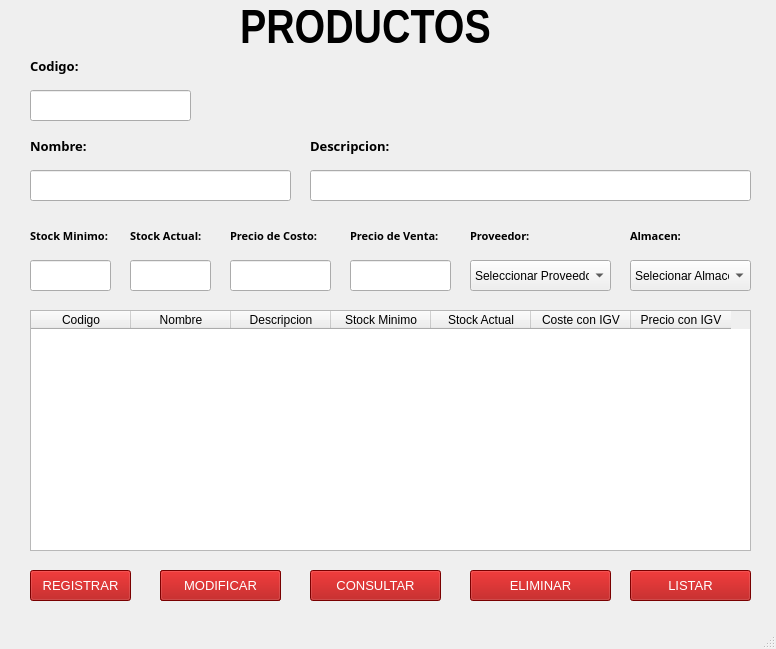
<?xml version="1.0" encoding="UTF-8"?>
<ui version="4.0">
 <class>MainWindow</class>
 <widget class="QMainWindow" name="MainWindow">
  <property name="geometry">
   <rect>
    <x>0</x>
    <y>0</y>
    <width>776</width>
    <height>649</height>
   </rect>
  </property>
  <property name="windowTitle">
   <string>MainWindow</string>
  </property>
  <widget class="QWidget" name="centralwidget">
   <widget class="QLabel" name="label">
    <property name="geometry">
     <rect>
      <x>240</x>
      <y>10</y>
      <width>261</width>
      <height>41</height>
     </rect>
    </property>
    <property name="font">
     <font>
      <family>Arial Narrow</family>
      <pointsize>36</pointsize>
      <weight>75</weight>
      <bold>true</bold>
     </font>
    </property>
    <property name="text">
     <string>PRODUCTOS</string>
    </property>
   </widget>
   <widget class="QLabel" name="label_2">
    <property name="geometry">
     <rect>
      <x>30</x>
      <y>130</y>
      <width>91</width>
      <height>31</height>
     </rect>
    </property>
    <property name="font">
     <font>
      <family>Arial Black</family>
      <pointsize>10</pointsize>
      <weight>75</weight>
      <bold>true</bold>
     </font>
    </property>
    <property name="text">
     <string>Nombre:</string>
    </property>
   </widget>
   <widget class="QLabel" name="label_3">
    <property name="geometry">
     <rect>
      <x>310</x>
      <y>130</y>
      <width>91</width>
      <height>31</height>
     </rect>
    </property>
    <property name="font">
     <font>
      <family>Arial Black</family>
      <pointsize>10</pointsize>
      <weight>75</weight>
      <bold>true</bold>
     </font>
    </property>
    <property name="text">
     <string>Descripcion:</string>
    </property>
   </widget>
   <widget class="QLabel" name="label_4">
    <property name="geometry">
     <rect>
      <x>30</x>
      <y>220</y>
      <width>111</width>
      <height>31</height>
     </rect>
    </property>
    <property name="font">
     <font>
      <family>Arial Black</family>
      <pointsize>8</pointsize>
      <weight>75</weight>
      <bold>true</bold>
     </font>
    </property>
    <property name="text">
     <string>Stock Minimo:</string>
    </property>
   </widget>
   <widget class="QLabel" name="label_5">
    <property name="geometry">
     <rect>
      <x>30</x>
      <y>50</y>
      <width>91</width>
      <height>31</height>
     </rect>
    </property>
    <property name="font">
     <font>
      <family>Arial Black</family>
      <pointsize>10</pointsize>
      <weight>75</weight>
      <bold>true</bold>
     </font>
    </property>
    <property name="text">
     <string>Codigo:</string>
    </property>
   </widget>
   <widget class="QLabel" name="label_6">
    <property name="geometry">
     <rect>
      <x>130</x>
      <y>220</y>
      <width>121</width>
      <height>31</height>
     </rect>
    </property>
    <property name="font">
     <font>
      <family>Arial Black</family>
      <pointsize>8</pointsize>
      <weight>75</weight>
      <bold>true</bold>
     </font>
    </property>
    <property name="text">
     <string>Stock Actual:</string>
    </property>
   </widget>
   <widget class="QLabel" name="label_7">
    <property name="geometry">
     <rect>
      <x>230</x>
      <y>220</y>
      <width>131</width>
      <height>31</height>
     </rect>
    </property>
    <property name="font">
     <font>
      <family>Arial Black</family>
      <pointsize>8</pointsize>
      <weight>75</weight>
      <bold>true</bold>
     </font>
    </property>
    <property name="text">
     <string>Precio de Costo:</string>
    </property>
   </widget>
   <widget class="QLabel" name="label_8">
    <property name="geometry">
     <rect>
      <x>630</x>
      <y>220</y>
      <width>91</width>
      <height>31</height>
     </rect>
    </property>
    <property name="font">
     <font>
      <family>Arial Black</family>
      <pointsize>8</pointsize>
      <weight>75</weight>
      <bold>true</bold>
     </font>
    </property>
    <property name="text">
     <string>Almacen:</string>
    </property>
   </widget>
   <widget class="QLabel" name="label_9">
    <property name="geometry">
     <rect>
      <x>470</x>
      <y>220</y>
      <width>91</width>
      <height>31</height>
     </rect>
    </property>
    <property name="font">
     <font>
      <family>Arial Black</family>
      <pointsize>8</pointsize>
      <weight>75</weight>
      <bold>true</bold>
     </font>
    </property>
    <property name="text">
     <string>Proveedor:</string>
    </property>
   </widget>
   <widget class="QLineEdit" name="txtCodigo">
    <property name="geometry">
     <rect>
      <x>30</x>
      <y>90</y>
      <width>161</width>
      <height>31</height>
     </rect>
    </property>
    <property name="font">
     <font>
      <pointsize>10</pointsize>
     </font>
    </property>
   </widget>
   <widget class="QLineEdit" name="txtNombre">
    <property name="geometry">
     <rect>
      <x>30</x>
      <y>170</y>
      <width>261</width>
      <height>31</height>
     </rect>
    </property>
    <property name="font">
     <font>
      <pointsize>10</pointsize>
     </font>
    </property>
   </widget>
   <widget class="QLineEdit" name="txtDescripcion">
    <property name="geometry">
     <rect>
      <x>310</x>
      <y>170</y>
      <width>441</width>
      <height>31</height>
     </rect>
    </property>
    <property name="font">
     <font>
      <pointsize>10</pointsize>
     </font>
    </property>
   </widget>
   <widget class="QLabel" name="label_11">
    <property name="geometry">
     <rect>
      <x>350</x>
      <y>220</y>
      <width>131</width>
      <height>31</height>
     </rect>
    </property>
    <property name="font">
     <font>
      <family>Arial Black</family>
      <pointsize>8</pointsize>
      <weight>75</weight>
      <bold>true</bold>
     </font>
    </property>
    <property name="text">
     <string>Precio de Venta:</string>
    </property>
   </widget>
   <widget class="QComboBox" name="cboProveedor">
    <property name="geometry">
     <rect>
      <x>470</x>
      <y>260</y>
      <width>141</width>
      <height>31</height>
     </rect>
    </property>
    <item>
     <property name="text">
      <string>Seleccionar Proveedor</string>
     </property>
    </item>
    <item>
     <property name="text">
      <string>Proveedor1</string>
     </property>
    </item>
    <item>
     <property name="text">
      <string>Proveedor2</string>
     </property>
    </item>
   </widget>
   <widget class="QComboBox" name="cboAlmacen">
    <property name="geometry">
     <rect>
      <x>630</x>
      <y>260</y>
      <width>121</width>
      <height>31</height>
     </rect>
    </property>
    <item>
     <property name="text">
      <string>Selecionar Almacen</string>
     </property>
    </item>
    <item>
     <property name="text">
      <string>Almacen1</string>
     </property>
    </item>
    <item>
     <property name="text">
      <string>Almacen2</string>
     </property>
    </item>
   </widget>
   <widget class="QLineEdit" name="txtStockMinimo">
    <property name="geometry">
     <rect>
      <x>30</x>
      <y>260</y>
      <width>81</width>
      <height>31</height>
     </rect>
    </property>
    <property name="font">
     <font>
      <pointsize>10</pointsize>
     </font>
    </property>
   </widget>
   <widget class="QLineEdit" name="txtStockActual">
    <property name="geometry">
     <rect>
      <x>130</x>
      <y>260</y>
      <width>81</width>
      <height>31</height>
     </rect>
    </property>
    <property name="font">
     <font>
      <pointsize>10</pointsize>
     </font>
    </property>
   </widget>
   <widget class="QLineEdit" name="txtPrecioCosto">
    <property name="geometry">
     <rect>
      <x>230</x>
      <y>260</y>
      <width>101</width>
      <height>31</height>
     </rect>
    </property>
    <property name="font">
     <font>
      <pointsize>10</pointsize>
     </font>
    </property>
   </widget>
   <widget class="QLineEdit" name="txtPrecioVenta">
    <property name="geometry">
     <rect>
      <x>350</x>
      <y>260</y>
      <width>101</width>
      <height>31</height>
     </rect>
    </property>
    <property name="font">
     <font>
      <pointsize>10</pointsize>
     </font>
    </property>
   </widget>
   <widget class="QTableWidget" name="tblProductos">
    <property name="geometry">
     <rect>
      <x>30</x>
      <y>310</y>
      <width>721</width>
      <height>241</height>
     </rect>
    </property>
    <column>
     <property name="text">
      <string>Codigo</string>
     </property>
    </column>
    <column>
     <property name="text">
      <string>Nombre</string>
     </property>
    </column>
    <column>
     <property name="text">
      <string>Descripcion</string>
     </property>
    </column>
    <column>
     <property name="text">
      <string>Stock Minimo</string>
     </property>
    </column>
    <column>
     <property name="text">
      <string>Stock Actual</string>
     </property>
    </column>
    <column>
     <property name="text">
      <string>Coste con IGV</string>
     </property>
    </column>
    <column>
     <property name="text">
      <string>Precio con IGV</string>
     </property>
    </column>
   </widget>
   <widget class="QPushButton" name="btnRegistrar">
    <property name="geometry">
     <rect>
      <x>30</x>
      <y>570</y>
      <width>101</width>
      <height>31</height>
     </rect>
    </property>
    <property name="font">
     <font>
      <pointsize>10</pointsize>
      <weight>50</weight>
      <bold>false</bold>
     </font>
    </property>
    <property name="styleSheet">
     <string notr="true">background-color: rgb(170, 0, 0);
color: rgb(255, 255, 255);</string>
    </property>
    <property name="text">
     <string>REGISTRAR</string>
    </property>
   </widget>
   <widget class="QPushButton" name="btnModificar">
    <property name="geometry">
     <rect>
      <x>160</x>
      <y>570</y>
      <width>121</width>
      <height>31</height>
     </rect>
    </property>
    <property name="font">
     <font>
      <pointsize>10</pointsize>
      <weight>50</weight>
      <bold>false</bold>
     </font>
    </property>
    <property name="styleSheet">
     <string notr="true">background-color: rgb(170, 0, 0);
color: rgb(255, 255, 255);</string>
    </property>
    <property name="text">
     <string>MODIFICAR</string>
    </property>
   </widget>
   <widget class="QPushButton" name="btnConsultar">
    <property name="geometry">
     <rect>
      <x>310</x>
      <y>570</y>
      <width>131</width>
      <height>31</height>
     </rect>
    </property>
    <property name="font">
     <font>
      <pointsize>10</pointsize>
      <weight>50</weight>
      <bold>false</bold>
     </font>
    </property>
    <property name="styleSheet">
     <string notr="true">background-color: rgb(170, 0, 0);
color: rgb(255, 255, 255);</string>
    </property>
    <property name="text">
     <string>CONSULTAR</string>
    </property>
   </widget>
   <widget class="QPushButton" name="btnEliminar">
    <property name="geometry">
     <rect>
      <x>470</x>
      <y>570</y>
      <width>141</width>
      <height>31</height>
     </rect>
    </property>
    <property name="font">
     <font>
      <pointsize>10</pointsize>
      <weight>50</weight>
      <bold>false</bold>
     </font>
    </property>
    <property name="styleSheet">
     <string notr="true">background-color: rgb(170, 0, 0);
color: rgb(255, 255, 255);</string>
    </property>
    <property name="text">
     <string>ELIMINAR</string>
    </property>
   </widget>
   <widget class="QPushButton" name="btnListar">
    <property name="geometry">
     <rect>
      <x>630</x>
      <y>570</y>
      <width>121</width>
      <height>31</height>
     </rect>
    </property>
    <property name="font">
     <font>
      <pointsize>10</pointsize>
      <weight>50</weight>
      <bold>false</bold>
     </font>
    </property>
    <property name="styleSheet">
     <string notr="true">background-color: rgb(170, 0, 0);
color: rgb(255, 255, 255);</string>
    </property>
    <property name="text">
     <string>LISTAR</string>
    </property>
   </widget>
   <widget class="QLabel" name="label_10">
    <property name="geometry">
     <rect>
      <x>560</x>
      <y>30</y>
      <width>161</width>
      <height>121</height>
     </rect>
    </property>
    <property name="text">
     <string/>
    </property>
    <property name="pixmap">
     <pixmap>logo/images.png</pixmap>
    </property>
    <property name="scaledContents">
     <bool>true</bool>
    </property>
   </widget>
   <widget class="QPushButton" name="btnGrabar">
    <property name="geometry">
     <rect>
      <x>160</x>
      <y>570</y>
      <width>121</width>
      <height>31</height>
     </rect>
    </property>
    <property name="font">
     <font>
      <pointsize>10</pointsize>
      <weight>50</weight>
      <bold>false</bold>
     </font>
    </property>
    <property name="styleSheet">
     <string notr="true">background-color: rgb(170, 0, 0);
color: rgb(255, 255, 255);</string>
    </property>
    <property name="text">
     <string>GRABAR</string>
    </property>
   </widget>
   <zorder>btnGrabar</zorder>
   <zorder>label</zorder>
   <zorder>label_2</zorder>
   <zorder>label_3</zorder>
   <zorder>label_4</zorder>
   <zorder>label_5</zorder>
   <zorder>label_6</zorder>
   <zorder>label_7</zorder>
   <zorder>label_8</zorder>
   <zorder>label_9</zorder>
   <zorder>txtCodigo</zorder>
   <zorder>txtNombre</zorder>
   <zorder>txtDescripcion</zorder>
   <zorder>label_11</zorder>
   <zorder>cboProveedor</zorder>
   <zorder>cboAlmacen</zorder>
   <zorder>txtStockMinimo</zorder>
   <zorder>txtStockActual</zorder>
   <zorder>txtPrecioCosto</zorder>
   <zorder>txtPrecioVenta</zorder>
   <zorder>tblProductos</zorder>
   <zorder>btnRegistrar</zorder>
   <zorder>btnModificar</zorder>
   <zorder>btnConsultar</zorder>
   <zorder>btnEliminar</zorder>
   <zorder>btnListar</zorder>
   <zorder>label_10</zorder>
  </widget>
  <widget class="QMenuBar" name="menubar">
   <property name="geometry">
    <rect>
     <x>0</x>
     <y>0</y>
     <width>776</width>
     <height>21</height>
    </rect>
   </property>
  </widget>
  <widget class="QStatusBar" name="statusbar"/>
 </widget>
 <resources/>
 <connections/>
</ui>
